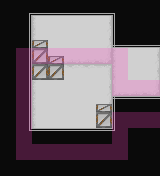

Tiled map render using the project's own tile images. Description and the whole map definition, tile-layer contents included, below:
An orthogonal 10x11 tile map with 16x16 px tiles, 4 tile layers (Floor, Boxes, Above, Collision).

<map version="1.10" tiledversion="1.10.1" orientation="orthogonal" renderorder="right-down" width="10" height="11" tilewidth="16" tileheight="16" infinite="0" backgroundcolor="#0a0a0a" nextlayerid="6" nextobjectid="1">
 <properties>
  <property name="clampCamera" type="bool" value="true" />
  <property name="edges">{
	"right": {
		"type": "warp",
		"map": "hospital/hospital_entrance.tmx",
		"pos": { "x": 3, "y": 9 },
		"transition": "fade",
		"transition_music": false
	}
}</property>
  <property name="music" value="res/audio/music/lh.mp3" />
  <property name="music_speed" type="float" value="1" />
  <property name="music_volume" type="float" value="0.3" />
  <property name="tint" value="0,0,0,127" />
 </properties>
 <tileset firstgid="1" source="../hospital.tsx" />
 <layer id="1" name="Floor" width="10" height="11">
  <data encoding="csv">
0,1,0,0,0,0,0,0,0,0,
0,0,39,40,40,40,41,14,0,0,
0,0,39,40,40,40,41,14,0,0,
0,0,50,51,51,51,52,39,40,41,
0,0,28,29,29,29,30,39,40,41,
0,0,39,40,40,40,41,50,51,52,
0,0,39,40,40,40,41,0,0,0,
0,0,39,40,40,40,41,0,0,0,
0,0,0,0,0,0,0,0,0,0,
0,0,0,0,0,0,0,0,0,0,
0,0,0,0,0,0,0,0,0,0
</data>
 </layer>
 <layer id="5" name="Boxes" width="10" height="11">
  <data encoding="csv">
0,0,0,0,0,0,0,0,0,0,
0,0,0,0,0,0,0,0,0,0,
0,0,0,0,0,0,0,0,0,0,
0,0,72,0,0,0,0,0,0,0,
0,0,72,72,0,0,0,0,0,0,
0,0,0,0,0,0,0,0,0,0,
0,0,0,0,0,0,0,0,0,0,
0,0,0,0,0,0,72,0,0,0,
0,0,0,0,0,0,0,0,0,0,
0,0,0,0,0,0,0,0,0,0,
0,0,0,0,0,0,0,0,0,0
</data>
 </layer>
 <layer id="3" name="Above" width="10" height="11">
  <properties>
   <property name="height" type="int" value="1" />
  </properties>
  <data encoding="csv">
0,0,2,2,2,2,2,3,0,0,
0,12,0,0,0,0,0,0,0,0,
0,12,73,0,0,0,0,27,2,2,
0,12,0,73,0,0,0,0,0,0,
0,12,0,0,0,0,0,0,0,0,
0,12,0,0,0,0,0,0,0,0,
0,12,0,0,0,0,73,38,24,24,
0,12,0,0,0,0,0,14,0,0,
0,23,24,24,24,24,24,25,0,0,
0,0,0,0,0,0,0,0,0,0,
0,0,0,0,0,0,0,0,0,0
</data>
 </layer>
 <objectgroup id="4" name="Entities" />
 <layer id="2" name="Collision" width="10" height="11" opacity="0.25">
  <properties>
   <property name="draw" type="bool" value="false" />
  </properties>
  <data encoding="csv">
0,0,0,0,0,0,0,0,0,0,
0,0,0,0,0,0,0,0,0,0,
0,0,0,0,0,0,0,0,0,0,
0,35,35,35,35,35,35,35,0,0,
0,35,0,0,0,0,0,35,0,0,
0,35,0,0,0,0,0,35,35,35,
0,35,0,0,0,0,0,0,0,0,
0,35,0,0,0,0,0,35,35,35,
0,35,0,0,0,0,0,35,0,0,
0,35,35,35,35,35,35,35,0,0,
0,0,0,0,0,0,0,0,0,0
</data>
 </layer>
</map>
